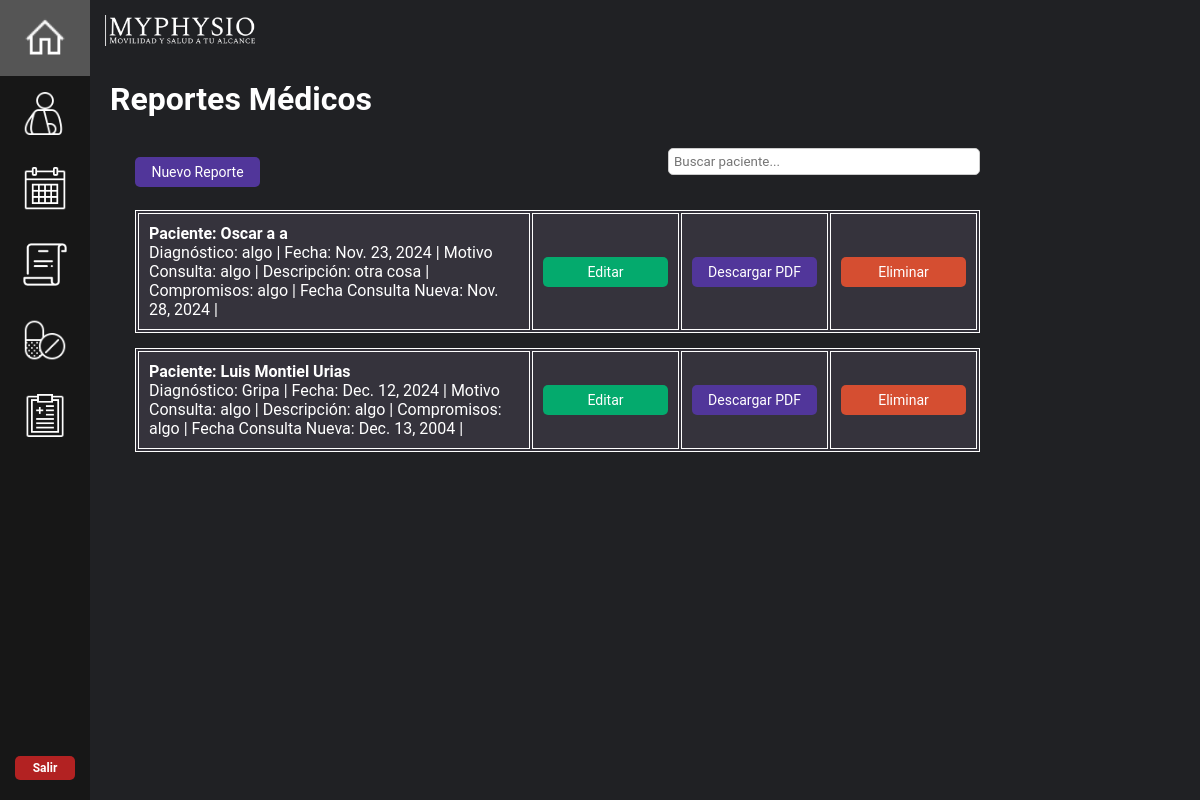
/reportemedico/, run on an earlier commit of the app's database.
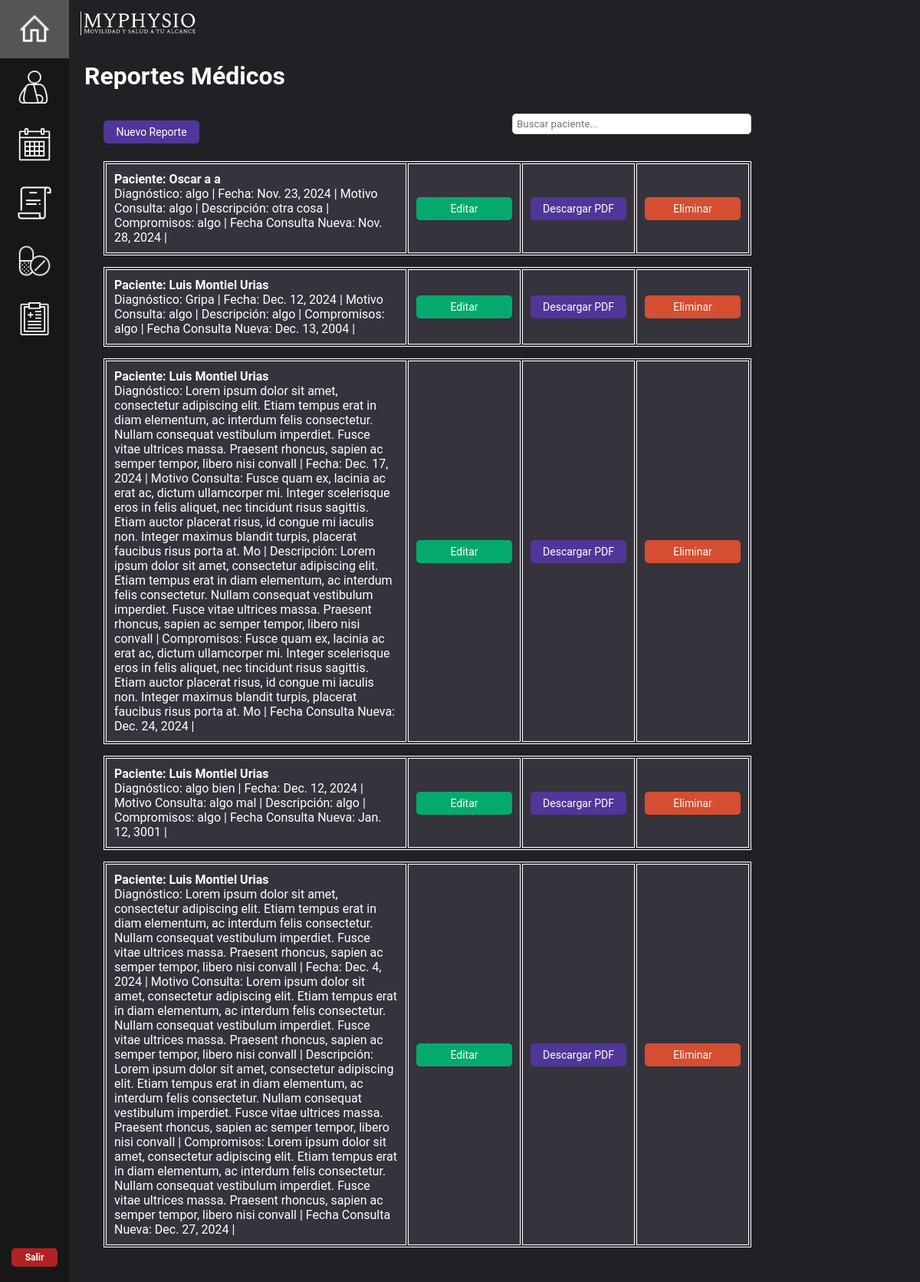
And on a later commit of the database.
### mainapp/models.py (models this page shows, shortened)
class Reporte(models.Model):
    paciente = models.ForeignKey(Paciente, on_delete=models.CASCADE, blank=False, null=False)
    diagnostico = models.CharField(max_length=255)
    fecha = models.DateField()
    motivoconsulta = models.TextField(max_length=255)
    descripcion = models.TextField(max_length=255)
    compromisos = models.TextField(max_length=255)
    fechasnconsulta = models.DateField()
    horanconsulta = models.TimeField(null=True, blank=True)  # Nuevo campo para la hora

class Paciente(models.Model):
    nombre = models.CharField(max_length=50)
    apellido_paterno = models.CharField(max_length=50)
    apellido_materno = models.CharField(max_length=50)
    edad = models.IntegerField()
    sexo = models.CharField(max_length=50, blank=True, null=True)
    direccion = models.CharField(max_length=50, blank=True, null=True)
    telefonoP = models.IntegerField(blank=True, null=True)
    emailP = models.EmailField(blank=True, null=True)
    sintomas = models.CharField(max_length=50, blank=True, null=True)
    frecuencia_dolor = models.CharField(max_length=50, blank=True, null=True)
    act_causante = models.CharField(max_length=50, blank=True, null=True)
    descripcion_dolor = models.CharField(max_length=50, blank=True, null=True)
    intensidad_dolor = models.CharField(max_length=50, blank=True, null=True)
    tratamiento = models.CharField(max_length=50, blank=True, null=True)
    lesiones = models.CharField(max_length=50, blank=True, null=True)
    condicion = models.CharField(max_length=50, blank=True, null=True)
    tratamientos_previos = models.CharField(max_length=50, blank=True, null=True)
    medicacion_actual = models.CharField(max_length=50, blank=True, null=True)
    peso = models.IntegerField(blank=True, null=True)
    altura = models.IntegerField(blank=True, null=True)
    rango_mov = models.IntegerField(blank=True, null=True)
    presion = models.CharField(max_length=50, blank=True, null=True)
    ocupacion = models.CharField(max_length=50, blank=True, null=True)
    act_fisica = models.CharField(max_length=50, blank=True, null=True)
    descanso = models.CharField(max_length=50, blank=True, null=True)
    alimentacion = models.CharField(max_length=50, blank=True, null=True)
    def __str__(self):
        return self.nombre + ' ' + self.apellido_paterno + ' ' + self.apellido_materno

### mainapp/views.py (the view)
# urls.py: path("reportemedico/", views.reportemedico, name="reportemedico"),
def reportemedico(request):
    info_reporte = Reporte.objects.all
    return render(request, "./reportemedico.html", {'all': info_reporte})

### mainapp/templates/reportemedico.html (shortened to what this page needs)
{% extends "dashboard_home.html" %}
{% load static %}
{% block content %}
<h1 style="margin-top: 60px; color: white;">Reportes Médicos</h1>
<div class="container_reporte">
    <div style="display: flex; justify-content: space-between; align-items: center;">
        <button id="nreport" class="next-button" onclick="nreport()">Nuevo Reporte</button>
        <input
            type="text"
            id="searchInput"
            placeholder="Buscar paciente..."
            style="margin-bottom: 20px; padding: 5px; border-radius: 5px; border: 1px solid #ccc; width: 300px;"
        />
    </div>
    {% for item in all %}
    <div class="info_reportes" data-paciente="{{ item.paciente }}">
        <table>
            <tr>
                <td>
                    <strong>Paciente: {{ item.paciente }}</strong> <br>
                    Diagnóstico: {{ item.diagnostico }} |
                    Fecha: {{ item.fecha }} |
                    Motivo Consulta: {{ item.motivoconsulta }} |
                    Descripción: {{ item.descripcion }} |
                    Compromisos: {{ item.compromisos }} |
                    Fecha Consulta Nueva: {{ item.fechasnconsulta }} |
                </td>
                <td align="right">
                    <a href="{% url 'update_reporte' item.id %}">
                        <button class="next-button edit-button" type="button">Editar</button>
                    </a>
                </td>
                <td align="right">
                    <a href="{% url 'pdf_reporte' item.id %}">
                        <button class="next-button download-button" type="button">Descargar PDF</button>
                    </a>
                </td>
                <td>
                    <a href="{% url 'delete_reporte' item.id %}">
                        <button class="next-button delete-button" type="button">Eliminar</button>
                    </a>
                </td>
            </tr>
        </table>
    </div>
    {% endfor %}
</div>
{% endblock %}

What changed in the data, as far as the page shows it:
added Reporte: paciente "Luis Montiel Urias", diagnostico "Lorem ipsum dolor sit amet, consectetur adipiscing elit. Etiam tempus erat in diam elementum, ac interdum felis consectetur. Nullam consequat vestibulum imperdiet. Fusce vitae ultrices massa. Praesent rhoncus, sapien ac semper tempor, libero nisi convall", fecha "Dec. 17, 2024", motivoconsulta "Fusce quam ex, lacinia ac erat ac, dictum ullamcorper mi. Integer scelerisque eros in felis aliquet, nec tincidunt risus sagittis. Etiam auctor placerat risus, id congue mi iaculis non. Integer maximus blandit turpis, placerat faucibus risus porta at. Mo", descripcion "Lorem ipsum dolor sit amet, consectetur adipiscing elit. Etiam tempus erat in diam elementum, ac interdum felis consectetur. Nullam consequat vestibulum imperdiet. Fusce vitae ultrices massa. Praesent rhoncus, sapien ac semper tempor, libero nisi convall", compromisos "Fusce quam ex, lacinia ac erat ac, dictum ullamcorper mi. Integer scelerisque eros in felis aliquet, nec tincidunt risus sagittis. Etiam auctor placerat risus, id congue mi iaculis non. Integer maximus blandit turpis, placerat faucibus risus porta at. Mo", fechasnconsulta "Dec. 24, 2024"
added Reporte: paciente "Luis Montiel Urias", diagnostico "algo bien", fecha "Dec. 12, 2024", motivoconsulta "algo mal", descripcion "algo", compromisos "algo", fechasnconsulta "Jan. 12, 3001"
added Reporte: paciente "Luis Montiel Urias", diagnostico "Lorem ipsum dolor sit amet, consectetur adipiscing elit. Etiam tempus erat in diam elementum, ac interdum felis consectetur. Nullam consequat vestibulum imperdiet. Fusce vitae ultrices massa. Praesent rhoncus, sapien ac semper tempor, libero nisi convall", fecha "Dec. 4, 2024", motivoconsulta "Lorem ipsum dolor sit amet, consectetur adipiscing elit. Etiam tempus erat in diam elementum, ac interdum felis consectetur. Nullam consequat vestibulum imperdiet. Fusce vitae ultrices massa. Praesent rhoncus, sapien ac semper tempor, libero nisi convall", descripcion "Lorem ipsum dolor sit amet, consectetur adipiscing elit. Etiam tempus erat in diam elementum, ac interdum felis consectetur. Nullam consequat vestibulum imperdiet. Fusce vitae ultrices massa. Praesent rhoncus, sapien ac semper tempor, libero nisi convall", compromisos "Lorem ipsum dolor sit amet, consectetur adipiscing elit. Etiam tempus erat in diam elementum, ac interdum felis consectetur. Nullam consequat vestibulum imperdiet. Fusce vitae ultrices massa. Praesent rhoncus, sapien ac semper tempor, libero nisi convall", fechasnconsulta "Dec. 27, 2024"
